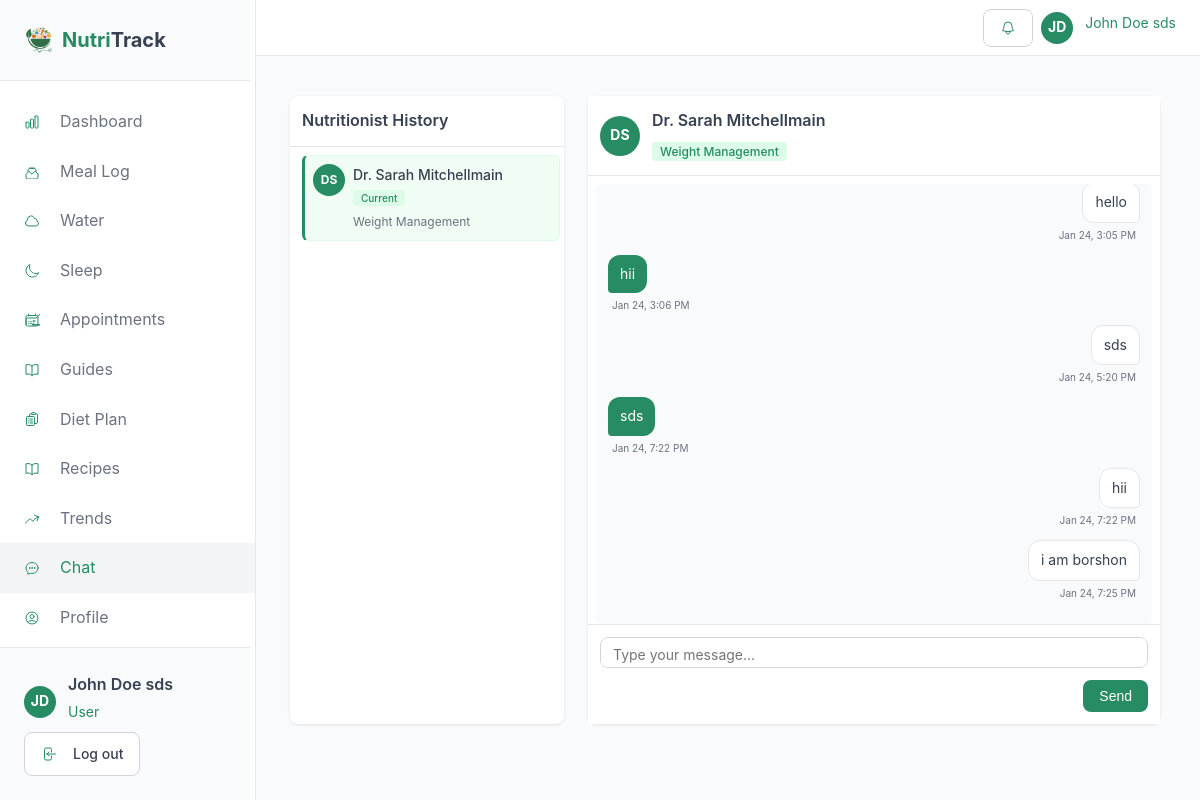
The page /user/chat.php (signed in) on the database its author committed.
### tables this page shows
CREATE TABLE `users` (
  `id` int(11) NOT NULL,
  `name` varchar(100) NOT NULL,
  `email` varchar(100) NOT NULL,
  `password` varchar(255) NOT NULL,
  `phone` varchar(20) DEFAULT NULL,
  `role` enum('user','nutritionist','admin') NOT NULL DEFAULT 'user',
  `status` enum('active','pending','inactive') NOT NULL DEFAULT 'pending',
  `weight` decimal(5,2) DEFAULT NULL,
  `height` decimal(5,2) DEFAULT NULL,
  `age` int(11) DEFAULT NULL,
  `goal` enum('weight_loss','maintain','gain_weight','build_muscle') DEFAULT NULL,
  `health_conditions` text DEFAULT NULL,
  `specialty` varchar(100) DEFAULT NULL,
  `bio` text DEFAULT NULL,
  `rating` decimal(3,2) DEFAULT NULL,
  `nutritionist_id` int(11) DEFAULT NULL,
  `created_at` timestamp NOT NULL DEFAULT current_timestamp(),
  `updated_at` timestamp NOT NULL DEFAULT current_timestamp() ON UPDATE current_timestamp(),
  `profile_image` varchar(255) DEFAULT NULL
);

CREATE TABLE `messages` (
  `id` int(11) NOT NULL,
  `sender_id` int(11) NOT NULL,
  `receiver_id` int(11) NOT NULL,
  `message` text NOT NULL,
  `is_read` tinyint(1) DEFAULT 0,
  `created_at` timestamp NOT NULL DEFAULT current_timestamp()
);

### user/chat.php (the view, shortened to what this page needs)
<?php
require_once '../includes/session.php';
$user = getCurrentUser();
$db = getDB();
$nutritionist = null;
if ($user['nutritionist_id']) {
    $stmt = $db->prepare("SELECT id, name, email, specialty FROM users WHERE id = ?");
    $stmt->execute([$user['nutritionist_id']]);
    $nutritionist = $stmt->fetch();
}
$messages = [];
if ($nutritionist) {
    $stmt = $db->prepare("SELECT m.*,
                          CASE WHEN m.sender_id = ? THEN 'user' ELSE 'nutritionist' END as sender_type,
                          u.name as sender_name
                          FROM messages m
                          JOIN users u ON m.sender_id = u.id
                          WHERE (m.sender_id = ? AND m.receiver_id = ?)
                             OR (m.sender_id = ? AND m.receiver_id = ?)
                          ORDER BY m.created_at ASC");
    $stmt->execute([$user['id'], $user['id'], $nutritionist['id'], $nutritionist['id'], $user['id']]);
    $messages = $stmt->fetchAll();
}
include 'header.php';
?>
<div style="height: calc(100vh - 140px); overflow: hidden; padding: 1rem;">
    <div class="grid lg:grid-cols-3 gap-4" style="height: 100%;">
        <div class="card" style="display: flex; flex-direction: column; height: 100%;">
            <div style="padding: 0.75rem; border-bottom: 1px solid #e5e7eb; flex-shrink: 0;">
                <h3 style="font-size: 1rem; font-weight: 600; margin: 0;">Nutritionist History</h3>
            </div>
            <div style="flex: 1; overflow-y: auto; padding: 0.5rem;">
                <div style="display: flex; flex-direction: column; gap: 0.5rem;">
                    <?php if ($nutritionist): ?>
                    <?php
                        $initials = strtoupper(substr($nutritionist['name'], 0, 1) . substr(strstr($nutritionist['name'], ' '), 1, 1));
                    ?>
                    <div class="conversation-item active" data-user-id="<?= $nutritionist['id'] ?>" style="padding: 0.5rem; border-radius: 0.375rem; cursor: pointer; background: #f0fdf4;">
                        <div style="display: flex; align-items: flex-start; gap: 0.5rem;">
                            <div class="user-avatar" style="width: 2rem; height: 2rem; background: #278b63; color: white; border-radius: 50%; display: flex; align-items: center; justify-content: center; font-size: 0.75rem; font-weight: bold;"><?= $initials ?></div>
                            <div style="flex: 1; min-width: 0;">
                                <p style="font-weight: 500; font-size: 0.875rem; margin: 0 0 0.25rem 0;"><?= htmlspecialchars($nutritionist['name']) ?> <span style="background: #dcfce7; color: #278b63; padding: 0.125rem 0.5rem; border-radius: 0.25rem; font-size: 0.625rem; font-weight: 500;">Current</span></p>
                                <p style="font-size: 0.75rem; color: #6b7280; margin: 0;"><?= htmlspecialchars($nutritionist['specialty'] ?? 'Nutritionist') ?></p>
                            </div>
                        </div>
                    </div>
                    <?php endif; ?>
                </div>
            </div>
        </div>
        <div class="card lg:col-span-2" style="display: flex; flex-direction: column; height: 100%; position: relative;">
            <?php if ($nutritionist): ?>
            <div style="padding: 0.75rem; border-bottom: 1px solid #e5e7eb; flex-shrink: 0; position: relative; z-index: 2; background: white;">
                <div style="display: flex; align-items: center; gap: 0.75rem;">
                    <div id="currentChatAvatar" style="width: 2.5rem; height: 2.5rem; background: #278b63; color: white; border-radius: 50%; display: flex; align-items: center; justify-content: center; font-size: 0.875rem; font-weight: bold;"><?= $initials ?></div>
                    <div>
                        <h3 id="currentChatName" style="font-size: 1rem; font-weight: 600; margin: 0 0 0.25rem 0;"><?= htmlspecialchars($nutritionist['name']) ?></h3>
                        <span id="currentChatStatus" style="background: #dcfce7; color: #278b63; padding: 0.125rem 0.5rem; border-radius: 0.25rem; font-size: 0.75rem; font-weight: 500;"><?= htmlspecialchars($nutritionist['specialty'] ?? 'Nutritionist') ?></span>
                    </div>
                </div>
            </div>
            <?php endif; ?>
            <div style="flex: 1; position: relative; overflow: hidden;">
                <div id="chatMessages" style="position: absolute; top: 0; left: 0; right: 0; bottom: 100px; overflow-y: auto; padding: 0.75rem; background: #f9fafb; margin: 0.5rem 0.5rem 0 0.5rem; border-radius: 0.375rem;">
                    <?php if (empty($messages) && $nutritionist): ?>
                    <div style="text-align: center; padding: 2rem; color: #6b7280;">
                        <p>No messages yet.</p>
                        <p style="font-size: 0.75rem;">Start the conversation with your nutritionist!</p>
                    </div>
                    <?php elseif (!$nutritionist): ?>
                    <div style="text-align: center; padding: 2rem; color: #6b7280;">
                        <p>You need to be assigned to a nutritionist to chat.</p>
                    </div>
                    <?php else: ?>
                    <?php foreach ($messages as $msg): ?>
                    <?php if ($msg['sender_type'] === 'nutritionist'): ?>
                    <div style="margin-bottom: 0.75rem; display: flex; flex-direction: column; align-items: flex-start;">
                        <div style="background: #278b63; color: white; padding: 0.5rem 0.75rem; border-radius: 0.75rem; border-bottom-left-radius: 0.25rem; max-width: 70%; word-wrap: break-word; font-size: 0.875rem;"><?= htmlspecialchars($msg['message']) ?></div>
                        <div style="font-size: 0.625rem; color: #6b7280; margin-top: 0.25rem; padding: 0 0.25rem;"><?= date('M j, g:i A', strtotime($msg['created_at'])) ?></div>
                    </div>
                    <?php else: ?>
                    <div style="margin-bottom: 0.75rem; display: flex; flex-direction: column; align-items: flex-end;">
                        <div style="background: white; color: #374151; padding: 0.5rem 0.75rem; border-radius: 0.75rem; border-bottom-right-radius: 0.25rem; max-width: 70%; word-wrap: break-word; font-size: 0.875rem; border: 1px solid #e5e7eb;"><?= htmlspecialchars($msg['message']) ?></div>
                        <div style="font-size: 0.625rem; color: #6b7280; margin-top: 0.25rem; padding: 0 0.25rem;"><?= date('M j, g:i A', strtotime($msg['created_at'])) ?></div>
                    </div>
                    <?php endif; ?>
                    <?php endforeach; ?>
                    <?php endif; ?>
                </div>
                <?php if ($nutritionist): ?>
                <div id="chatInputContainer" style="position: absolute; bottom: 0; left: 0; right: 0; height: 100px; padding: 0.75rem; background: white; border-top: 1px solid #e5e7eb; z-index: 2;">
                    <div style="display: flex; flex-direction: column; gap: 0.75rem; height: 100%;">
                        <textarea id="chatInput" class="chat-input" placeholder="Type your message..." style="width: 100%; padding: 0.5rem 0.75rem; border: 1px solid #d1d5db; border-radius: 0.5rem; font-size: 0.875rem; outline: none; resize: none; height: 2.5rem; font-family: inherit;"></textarea>
                        <button id="sendBtn" onclick="sendChatMessage()" style="align-self: flex-end; padding: 0.5rem 1rem; background: #278b63; color: white; border: none; border-radius: 0.5rem; font-size: 0.875rem; font-weight: 500; cursor: pointer;">Send</button>
                    </div>
                </div>
                <?php endif; ?>
            </div>
        </div>
    </div>
</div>
<?php include 'footer.php'; ?>

### user/header.php (shortened to what this page needs)
<?php
require_once '../includes/session.php';
$user = getCurrentUser();
?>
<!DOCTYPE html>
<html lang="en">
<head>
    <link rel="stylesheet" href="http://localhost/Health%20DIet/style.css">
</head>
<body>
    <div class="user-layout">
        <aside class="sidebar">
            <div class="sidebar-header">
                <a href="dashboard.php" class="logo">
                    <div style="display:flex; justify-self: center;">
                        <img style="width:30px;height:30px" src="../assets/images/nutritrak_logo-removebg-preview.png" alt="NutriTrack Logo">
                    </div>
                    <span class="logo-text"><span style="color:#278b63;">Nutri</span>Track</span>
                </a>
            </div>
            <nav class="sidebar-nav">
                <a href="dashboard.php" class="<?php echo basename($_SERVER['PHP_SELF']) == 'dashboard.php' ? 'active' : ''; ?>">
 Dashboard
                </a>
                <a href="meals.php" class="<?php echo basename($_SERVER['PHP_SELF']) == 'meals.php' ? 'active' : ''; ?>">
 Meal Log
                </a>
                <a href="water.php" class="<?php echo basename($_SERVER['PHP_SELF']) == 'water.php' ? 'active' : ''; ?>">
 Water
                </a>
                <a href="sleep.php" class="<?php echo basename($_SERVER['PHP_SELF']) == 'sleep.php' ? 'active' : ''; ?>">
 Sleep
                </a>
                <a href="appointments.php" class="<?php echo basename($_SERVER['PHP_SELF']) == 'appointments.php' ? 'active' : ''; ?>">
 Appointments
                </a>
                <a href="guides.php" class="<?php echo basename($_SERVER['PHP_SELF']) == 'guides.php' ? 'active' : ''; ?>">
 Guides
                </a>
                <a href="diet-plan.php" class="<?php echo basename($_SERVER['PHP_SELF']) == 'diet-plan.php' ? 'active' : ''; ?>">
 Diet Plan
                </a>
                <a href="recipes.php" class="<?php echo basename($_SERVER['PHP_SELF']) == 'recipes.php' ? 'active' : ''; ?>">
 Recipes
                </a>
                <a href="trends.php" class="<?php echo basename($_SERVER['PHP_SELF']) == 'trends.php' ? 'active' : ''; ?>">
 Trends
                </a>
                <a href="chat.php" class="<?php echo basename($_SERVER['PHP_SELF']) == 'chat.php' ? 'active' : ''; ?>">
 Chat
                </a>
                <a href="settings.php" class="<?php echo basename($_SERVER['PHP_SELF']) == 'settings.php' ? 'active' : ''; ?>">
 Profile
                </a>
            </nav>
            <div class="sidebar-footer">
                <div class="user-info" onclick="showProfilePopup()" style="cursor: pointer;">
                    <?php echo getUserAvatar($user, '2rem'); ?>
                    <div>
                        <div class="team-name"><?php echo $user['name']; ?></div>
                        <div class="team-role">User</div>
                    </div>
                </div>
                <a href="../landing page/auth.php?logout=1" class="btn btn-outline">
 Log out
                </a>
            </div>
        </aside>
        <div class="main-content">
            <header class="top-bar">
                <div class="header-actions">
                    <div class="user-info" style="position: relative;">
                        <button class="btn btn-outline" onclick="toggleNotifications()" id="notificationBtn">
                        </button>
                    </div>
                    <div class="user-info" onclick="showProfilePopup()" style="cursor: pointer;">
                        <?php echo getUserAvatar($user, '2rem'); ?>
                        <span class="team-role"><?php echo $user['name']; ?></span>
                    </div>
                </div>
            </header>
            <main class="content-area">

### includes/session.php (shortened to what this page needs)
<?php
function getCurrentUser() {
    try {
        $db = getDB();
        $stmt = $db->prepare("SELECT * FROM users WHERE id = ?");
        $stmt->execute([$_SESSION['user_id']]);
        return $stmt->fetch();
    } catch (PDOException $e) {
        error_log("Error fetching user: " . $e->getMessage());
        return null;
    }
}
function getUserInitials($name = null) {
    $name = $name ?: ($_SESSION['user_name'] ?? 'U');
    $parts = explode(' ', $name);
    return strtoupper(substr($parts[0], 0, 1) . (isset($parts[1]) ? substr($parts[1], 0, 1) : ''));
}
function getUserAvatar($user, $size = '2rem', $class = 'user-avatar') {
    if (!empty($user['profile_image']) && file_exists(__DIR__ . '/../' . $user['profile_image'])) {
        return '<img src="../' . htmlspecialchars($user['profile_image']) . '" alt="Profile" class="' . $class . '" style="width: ' . $size . '; height: ' . $size . '; border-radius: 50%; object-fit: cover;">';
    } else {
        return '<div class="' . $class . '" style="width: ' . $size . '; height: ' . $size . ';">' . getUserInitials($user['name']) . '</div>';
    }
}
?>

### rows shown on the page
users: name "JD JD", name "John Doe sds"
users: name "DS", name "Dr. Sarah Mitchellmain", specialty "Weight Management"
messages: message "hello", created_at "Jan 24, 3:05 PM"
messages: message "hii", created_at "Jan 24, 3:06 PM"
messages: message "sds", created_at "Jan 24, 5:20 PM"
messages: message "sds", created_at "Jan 24, 7:22 PM"
messages: message "hii", created_at "Jan 24, 7:22 PM"
messages: message "i am borshon", created_at "Jan 24, 7:25 PM"
